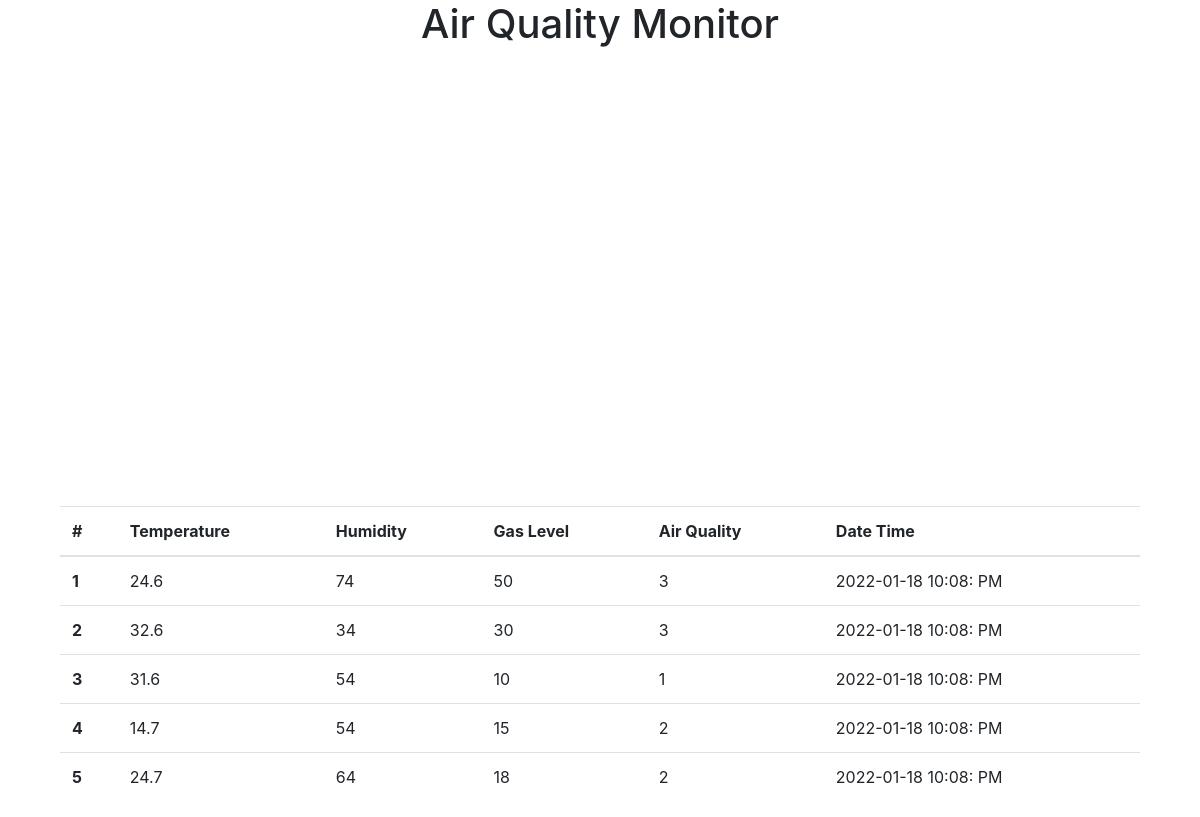
The page / on the database its author committed.
### tables this page shows
CREATE TABLE `tbl_temperature` (
  `id` int(11) NOT NULL,
  `temperature` float NOT NULL,
  `humidity` float NOT NULL,
  `gas_level` float NOT NULL,
  `air_quality` int(11) NOT NULL,
  `created_date` timestamp NOT NULL DEFAULT CURRENT_TIMESTAMP ON UPDATE CURRENT_TIMESTAMP
);

### index.php (the view, shortened to what this page needs)
<?php
require 'config.php';
$sql = "SELECT * FROM tbl_temperature ORDER BY id DESC LIMIT 30";
$result = $db->query($sql);
?>
<!DOCTYPE html>
<html lang="en">
<head>
    <link rel="stylesheet" href="https://cdn.jsdelivr.net/npm/bootstrap@4.6.1/dist/css/bootstrap.min.css">
</head>
<body>
<div class="container">
    <div class="row">
        <div class="col-md-12 text-center">
            <h1>Air Quality Monitor</h1>
        </div>
        <div class="col-md-6">
            <div id="chart_temperature" class="chart"></div>
        </div>
        <div class="col-md-6">
            <div id="chart_humidity" class="chart"></div>
        </div>
    </div>
    <div class="row">
        <div class="col-md-12">
            <table class="table">
                <thead>
                <tr>
                    <th scope="col">#</th>
                    <th scope="col">Temperature</th>
                    <th scope="col">Humidity</th>
                    <th scope="col">Gas Level</th>
                    <th scope="col">Air Quality</th>
                    <th scope="col">Date Time</th>
                </tr>
                </thead>
                <tbody>
                <?php $i = 1; while ($row = $result->fetch_assoc()) {?>
                    <tr>
                        <th scope="row"><?php echo $i++;?></th>
                        <td><?php echo $row['temperature'];?></td>
                        <td><?php echo $row['humidity'];?></td>
                        <td><?php echo $row['gas_level'];?></td>
                        <td><?php echo $row['air_quality'];?></td>
                        <td><?php echo date("Y-m-d h:i: A", strtotime($row['created_date']));?></td>
                    </tr>
                <?php } ?>
                </tbody>
            </table>
        </div>
    </div>
</div>
</body>
</html>

### index.php (style rules this page uses)
.chart { width: 100%; min-height: 450px; }
.row { margin: 0 !important; }

### rows shown on the page
tbl_temperature: temperature "24.6", humidity "74", gas_level "50", air_quality "3", created_date "2022-01-18 10:08: PM"
tbl_temperature: temperature "32.6", humidity "34", gas_level "30", air_quality "3", created_date "2022-01-18 10:08: PM"
tbl_temperature: temperature "31.6", humidity "54", gas_level "10", air_quality "1", created_date "2022-01-18 10:08: PM"
tbl_temperature: temperature "14.7", humidity "54", gas_level "15", air_quality "2", created_date "2022-01-18 10:08: PM"
tbl_temperature: temperature "24.7", humidity "64", gas_level "18", air_quality "2", created_date "2022-01-18 10:08: PM"
